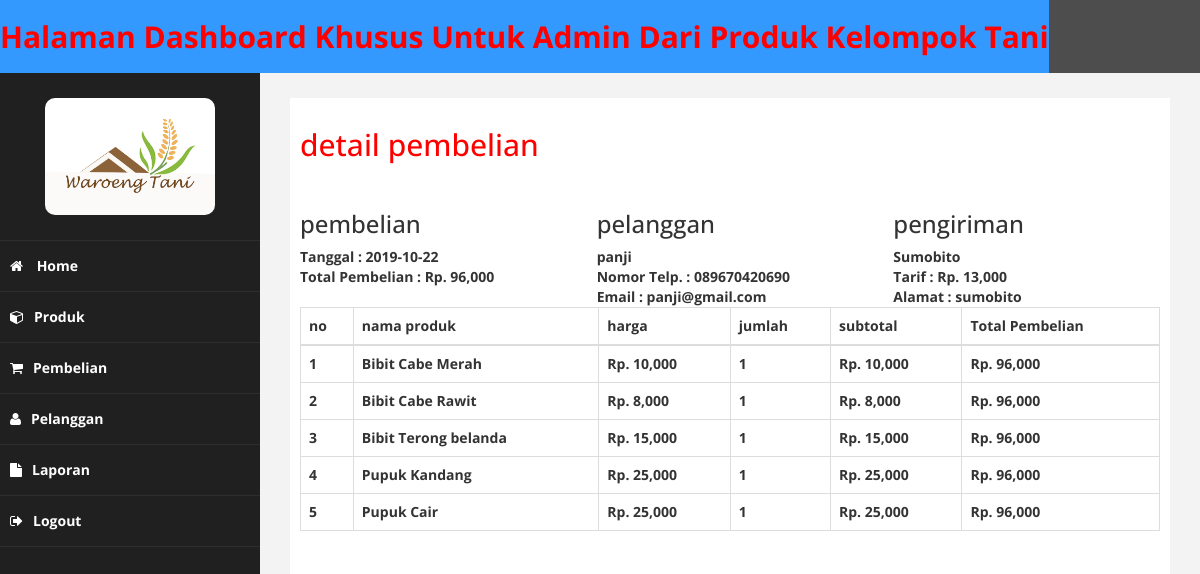
The app's page /admin/index.php?halaman=detail&id=72 (signed in) with its own data.
### tables this page shows
CREATE TABLE `pembelian` (
  `id_pembelian` int(11) NOT NULL,
  `id_pelanggan` int(11) NOT NULL,
  `id_ongkir` int(11) NOT NULL,
  `tanggal_pembelian` date NOT NULL,
  `total_pembelian` int(11) NOT NULL,
  `alamat_pembelian` text NOT NULL,
  `status_pembelian` varchar(50) NOT NULL DEFAULT 'pending',
  `resi_pengiriman` varchar(50) NOT NULL
);

CREATE TABLE `pelanggan` (
  `id_pelanggan` int(11) NOT NULL,
  `email_pelanggan` varchar(55) NOT NULL,
  `pass_pelanggan` varchar(55) NOT NULL,
  `nama_pelanggan` varchar(55) NOT NULL,
  `telepon_pelanggan` varchar(22) NOT NULL
);

CREATE TABLE `ongkir` (
  `id_ongkir` int(11) NOT NULL,
  `nama_kota` varchar(77) NOT NULL,
  `tarif` int(11) NOT NULL
);

CREATE TABLE `pembelian_produk` (
  `id_pembelian_produk` int(11) NOT NULL,
  `id_pembelian` int(11) NOT NULL,
  `id_produk` int(11) NOT NULL,
  `jumlah` int(11) NOT NULL,
  `nama` varchar(100) NOT NULL,
  `harga` int(11) NOT NULL,
  `berat` int(11) NOT NULL,
  `subberat` int(11) NOT NULL,
  `subharga` int(11) NOT NULL
);

CREATE TABLE `produk` (
  `id_produk` int(11) NOT NULL,
  `nama_produk` varchar(55) NOT NULL,
  `harga_produk` varchar(22) NOT NULL,
  `berat_produk` int(11) NOT NULL,
  `foto_produk` varchar(22) NOT NULL,
  `deskripsi_produk` text NOT NULL,
  `stok_produk` int(5) NOT NULL
);

### admin/detail.php (the view, shortened to what this page needs)
<h2>detail pembelian</h2>
<?php include "koneksi.php"; ?>
<?php
$ambil = $koneksi->query("SELECT * FROM pembelian JOIN pelanggan ON pembelian.id_pelanggan=pelanggan.id_pelanggan JOIN ongkir ON pembelian.id_ongkir=ongkir.id_ongkir
	WHERE pembelian.id_pembelian='$_GET[id]'");
$detail = $ambil->fetch_assoc();
?>
 <br>
<div class="row">
	<div class="col-md-4">
		<h3>pembelian</h3>
		Tanggal : <?php echo $detail["tanggal_pembelian"]; ?><br>
		Total Pembelian : Rp. <?php echo number_format($detail["total_pembelian"]); ?>
	</div>
	<div class="col-md-4">
		<h3>pelanggan</h3>
		<strong><?php echo $detail ['nama_pelanggan']; ?></strong><br>
		 	Nomor Telp. : <?php echo $detail ['telepon_pelanggan']; ?><br>
		 	Email : <?php echo $detail ['email_pelanggan']; ?>
	</div>
	<div class="col-md-4">
		<h3>pengiriman</h3>
		<strong><?php echo $detail ['nama_kota']; ?></strong><br>
		Tarif : Rp. <?php echo number_format($detail["tarif"]); ?><br>
		Alamat : <?php echo $detail["alamat_pembelian"]; ?>
	</div>
</div>
 <table class="table table-bordered">
 	<thead>
 		<tr>
 			<th>no</th>
 			<th>nama produk</th>
 			<th>harga</th>
 			<th>jumlah</th>
 			<th>subtotal</th>
 			<th>Total Pembelian</th>
 		</tr>
 	</thead>
 		<tbody>
 			<?php $nomor=1 ?>
 		<?php $ambil = $koneksi->query("SELECT * FROM pembelian_produk JOIN produk ON pembelian_produk.id_produk=produk.id_produk
 		WHERE pembelian_produk.id_pembelian='$_GET[id]'"); ?>
 		<?php while ($pecah = $ambil->fetch_assoc()){ ?>
 		<tr>
 			<td><?php echo $nomor; ?></td>
 			<td><?php echo $pecah['nama_produk']; ?></td>
 			<td>Rp. <?php echo number_format($pecah['harga_produk']) ?></td>
 			<td><?php echo $pecah['jumlah']; ?></td>
 			<td>
 				Rp. <?php echo number_format($pecah['harga_produk'] * $pecah['jumlah']); ?>
 			</td>
 			<td>
 				Rp. <?php echo number_format($detail['total_pembelian']); ?>
 			</td>
 		</tr>
 		<?php $nomor++ ?>
 		<?php } ?>
 		</tbody>
 	</table>

### admin/index.php (shortened to what this page needs)
<?php
include 'koneksi.php';
 ?>
<!DOCTYPE html>
<html xmlns="http://www.w3.org/1999/xhtml">
<head>
    <link href="assets/css/bootstrap.css" rel="stylesheet" />
    <link href="assets/css/font-awesome.css" rel="stylesheet" />
    <link href="assets/js/morris/morris-0.4.3.min.css" rel="stylesheet" />
    <link href="assets/css/custom.css" rel="stylesheet" />
</head>
<body>
    <div id="wrapper">
        <nav class="navbar navbar-default navbar-cls-top " role="navigation" style="margin-bottom: 0">
          <div class="navbar-header"><marquee scrollamount="5" behavior="alternate"
              onmouseover="this.stop" onmouseout="this.start" bgcolor="CCCCCC" width="1350" weight="140">
              <h2><b>Halaman Dashboard Khusus Untuk Admin Dari Produk Kelompok Tani<b><h2></marquee>
          </div>
        </nav>
                <nav class="navbar-default navbar-side" role="navigation">
            <div class="sidebar-collapse">
                <ul class="nav" id="main-menu">
          				<li class="text-center">
                    <img src="assets/img/Logo.png" class="user-image img-responsive"/>
          				</li>
                    <li><a href="index.php"><i class="fa fa-home"></i> Home</a></li>
          					<li><a href="index.php?halaman=produk"><i class="fa fa-cube"></i>Produk</a></li>
          					<li><a href="index.php?halaman=pembelian"><i class="fa fa-shopping-cart"></i>Pembelian</a></li>
          					<li><a href="index.php?halaman=pelanggan"><i class="fa fa-user"></i>Pelanggan</a></li>
                    <li><a href="index.php?halaman=laporan_pembelian"><i class="fa fa-file"></i>Laporan</a></li>
                    <li><a href="index.php?halaman=logout"><i class="fa fa-sign-out"></i>Logout</a></li>
                </ul>
            </div>
        </nav>
        <div id="page-wrapper" >
            <div id="page-inner">
			<?php
			if (isset($_GET['halaman']))
				{
					if ($_GET['halaman']=="produk")
					{
						include 'produk.php';
					}
					elseif ($_GET['halaman']=="pembelian")
					{
						include 'pembelian.php';
					}
					elseif ($_GET['halaman']=="pelanggan")
					{
						include 'pelanggan.php';
					}
          elseif ($_GET['halaman']=="detail")
          {
            include 'detail.php';
          }
          elseif ($_GET['halaman']=="tambahproduk")
          {
            include 'tambahproduk.php';
          }
          elseif ($_GET['halaman']=="hapusproduk")
          {
            include 'hapusproduk.php';
          }
          elseif ($_GET['halaman']=="ubahproduk")
          {
            include 'ubahproduk.php';
          }
          elseif ($_GET['halaman']=="pembayaran")
          {
            include 'pembayaran.php';
          }
          elseif ($_GET['halaman']=="laporan_pembelian")
          {
            include 'laporan_pembelian.php';
          }
          elseif ($_GET['halaman']=="logout")
          {
            include 'logout.php';
          }
				}
				else
				{
					include 'home.php';
				}
			?>
			</div>
            </div>
        </div>
</body>
</html>

### admin/assets/css/custom.css (style rules this page uses)
body { font-family: 'Open Sans', sans-serif; }
#wrapper { width: 100%; background:#202020; }
#page-wrapper { padding: 15px 15px; min-height: 600px; background:#F3F3F3; }
#page-inner { width:100%; margin:10px 20px 10px 0px; background-color:#fff!important; padding:10px; min-height:1200px; }
.text-center { text-align:center; }
h2 { color: #f00; }
.user-image { margin: 25px auto; -webkit-border-radius: 10px; -moz-border-radius: 10px; border-radius: 10px; max-height:170px; max-width:170px; }
.sidebar-collapse , .sidebar-collapse .nav { background:none; }
.sidebar-collapse .nav { padding:0; }
.sidebar-collapse .nav > li > a { color:#fff; background:#202020; text-shadow:none; }
.sidebar-collapse > .nav > li > a { padding:15px 10px; }
.sidebar-collapse > .nav > li { border-bottom: 1px solid rgba(107, 108, 109, 0.19); }
.navbar-side { border:none; background-color: #202020; }
.navbar-cls-top { background:#4D4D4D; border-bottom:none; }
.navbar-default { border:0px solid black; }
.navbar-header { background: #3399FF; }
.nav > li > a > i { margin-right:10px; }
@media (min-width:768px) { #page-wrapper { margin: 0 0 0 260px; padding: 15px 30px; min-height: 1200px; } }
@media (min-width:768px) { .navbar-side { z-index: 1; position: absolute; width: 260px; } }
@media (min-width:768px) { .navbar { border-radius: 0px; } }

### records on screen
pembelian: tanggal_pembelian "2019-10-22", total_pembelian "96,000", id_pelanggan.nama_pelanggan "panji", id_pelanggan.telepon_pelanggan "089670420690", id_pelanggan.email_pelanggan "panji@gmail.com", id_ongkir.nama_kota "Sumobito", id_ongkir.tarif "13,000", alamat_pembelian "sumobito"
pembelian_produk: id_produk.nama_produk "Bibit Cabe Merah", id_produk.harga_produk "10,000", jumlah "1", $pecah['harga_produk'] * $pecah['jumlah'] "10,000", id_pembelian.total_pembelian "96,000"
pembelian_produk: id_produk.nama_produk "Bibit Cabe Rawit", id_produk.harga_produk "8,000", jumlah "1", $pecah['harga_produk'] * $pecah['jumlah'] "8,000", id_pembelian.total_pembelian "96,000"
pembelian_produk: id_produk.nama_produk "Bibit Terong belanda", id_produk.harga_produk "15,000", jumlah "1", $pecah['harga_produk'] * $pecah['jumlah'] "15,000", id_pembelian.total_pembelian "96,000"
pembelian_produk: id_produk.nama_produk "Pupuk Kandang", id_produk.harga_produk "25,000", jumlah "1", $pecah['harga_produk'] * $pecah['jumlah'] "25,000", id_pembelian.total_pembelian "96,000"
pembelian_produk: id_produk.nama_produk "Pupuk Cair", id_produk.harga_produk "25,000", jumlah "1", $pecah['harga_produk'] * $pecah['jumlah'] "25,000", id_pembelian.total_pembelian "96,000"
